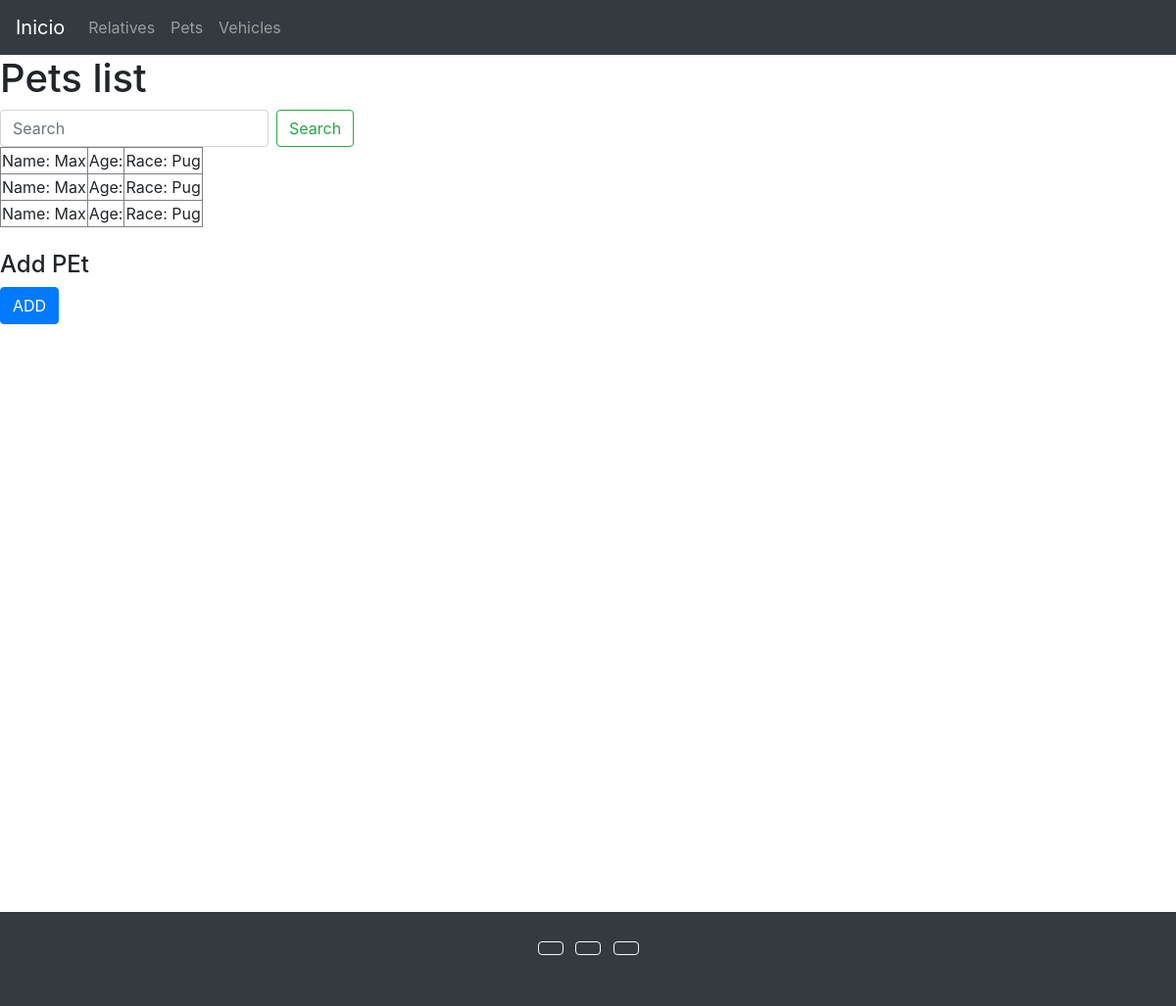
The app's page /pet-list/ with its own data.
### family/models.py (models this page shows, shortened)
class Pet(models.Model):
    PetRace = models.CharField(max_length=100)
    Age = models.FloatField()
    Name = models.CharField(max_length=100)

### family/views.py (the view)
# urls.py: path('pet-list/', PetList),
def PetList(request):
    if 'search' in request.GET:
        search = request.GET['search']
        all_Pets = Pet.objects.filter(Name__icontains=search)
    else:
        all_Pets = Pet.objects.all()
    context = {
        'Pets':all_Pets,
    }
    return render(request, 'Pets.html', context=context)

### templates/Pets.html (shortened to what this page needs)
{% extends 'base.html' %}
{% block content %}
    <h1>Pets list</h1>
        <form class="form-inline my-2 my-lg-0" action="/pet-list" method="GET">
            <input class="form-control mr-sm-2" type="search" placeholder="Search" aria-label="Search" name="search">
            <button class="btn btn-outline-success my-2 my-sm-0" type="submit">Search</button>
        </form>
    <table border="1">
        {% for pet in Pets %}
        <tr>
            <td>Name: {{pet.Name}} </td>
            <td>Age: {{pet.age}} </td>
            <td>Race: {{pet.PetRace}} </td>
    {% endfor %}
    </table>
    <br><h4>Add PEt </h4> <a href="add-pet" class="btn btn-primary">ADD</a>
{% endblock %}

### records on screen
Pet: Name "Max", PetRace "Pug"
Pet: Name "Max", PetRace "Pug"
Pet: Name "Max", PetRace "Pug"
